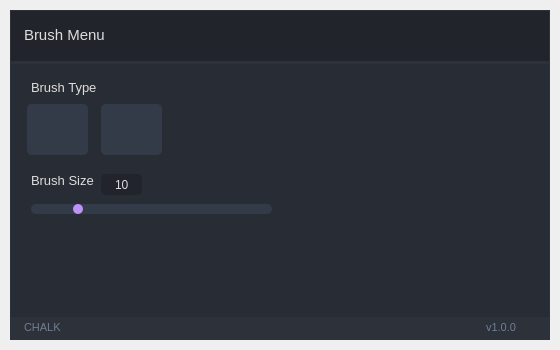
<?xml version="1.0" encoding="UTF-8"?>
<ui version="4.0">
 <author>Wanderson M. Pimenta</author>
 <class>BrushMenu</class>
 <widget class="QMainWindow" name="BrushMenu">
  <property name="geometry">
   <rect>
    <x>0</x>
    <y>0</y>
    <width>560</width>
    <height>350</height>
   </rect>
  </property>
  <property name="minimumSize">
   <size>
    <width>300</width>
    <height>280</height>
   </size>
  </property>
  <property name="windowTitle">
   <string>MainWindow</string>
  </property>
  <widget class="QWidget" name="styleSheet">
   <property name="font">
    <font>
     <family>Segoe UI</family>
     <pointsize>10</pointsize>
     <italic>false</italic>
     <bold>false</bold>
    </font>
   </property>
   <property name="styleSheet">
    <string notr="true">/* /////////////////////////////////////////////////////////////////////////////////////////////////

SET APP STYLESHEET - FULL STYLES HERE
DARK THEME - DRACULA COLOR BASED

///////////////////////////////////////////////////////////////////////////////////////////////// */

QWidget{
	color: rgb(221, 221, 221);
	font: 10pt &quot;Segoe UI&quot;;
}

/* /////////////////////////////////////////////////////////////////////////////////////////////////
Tooltip */
QToolTip {
	color: #ffffff;
	background-color: rgba(33, 37, 43, 180);
	border: 1px solid rgb(44, 49, 58);
	background-image: none;
	background-position: left center;
    background-repeat: no-repeat;
	border: none;
	border-left: 2px solid rgb(255, 121, 198);
	text-align: left;
	padding-left: 8px;
	margin: 0px;
}

/* /////////////////////////////////////////////////////////////////////////////////////////////////
Bg App */
#bgApp {	
	background-color: rgb(40, 44, 52);
	border: 1px solid rgb(44, 49, 58);
}

/* /////////////////////////////////////////////////////////////////////////////////////////////////
Left Menu */
#leftMenuBg {	
	background-color: rgb(33, 37, 43);
}
#topLogo {
	background-color: rgb(33, 37, 43);
	background-image: url(:/images/images/images/PyDracula.png);
	background-position: centered;
	background-repeat: no-repeat;
}
#titleLeftApp { font: 63 12pt &quot;Segoe UI Semibold&quot;; }
#titleLeftDescription { font: 8pt &quot;Segoe UI&quot;; color: rgb(189, 147, 249); }

/* MENUS */
#topMenu .QPushButton {	
	background-position: left center;
    background-repeat: no-repeat;
	border: none;
	border-left: 22px solid transparent;
	background-color: transparent;
	text-align: left;
	padding-left: 44px;
}
#topMenu .QPushButton:hover {
	background-color: rgb(40, 44, 52);
}
#topMenu .QPushButton:pressed {	
	background-color: rgb(189, 147, 249);
	color: rgb(255, 255, 255);
}
#bottomMenu .QPushButton {	
	background-position: left center;
    background-repeat: no-repeat;
	border: none;
	border-left: 20px solid transparent;
	background-color:transparent;
	text-align: left;
	padding-left: 44px;
}
#bottomMenu .QPushButton:hover {
	background-color: rgb(40, 44, 52);
}
#bottomMenu .QPushButton:pressed {	
	background-color: rgb(189, 147, 249);
	color: rgb(255, 255, 255);
}
#leftMenuFrame{
	border-top: 3px solid rgb(44, 49, 58);
}

/* Toggle Button */
#toggleButton {
	background-position: left center;
    background-repeat: no-repeat;
	border: none;
	border-left: 20px solid transparent;
	background-color: rgb(37, 41, 48);
	text-align: left;
	padding-left: 44px;
	color: rgb(113, 126, 149);
}
#toggleButton:hover {
	background-color: rgb(40, 44, 52);
}
#toggleButton:pressed {
	background-color: rgb(189, 147, 249);
}

/* Title Menu */
#titleRightInfo { padding-left: 10px; }


/* /////////////////////////////////////////////////////////////////////////////////////////////////
Extra Tab */
#extraLeftBox {	
	background-color: rgb(44, 49, 58);
}
#extraTopBg{	
	background-color: rgb(189, 147, 249)
}

/* Icon */
#extraIcon {
	background-position: center;
	background-repeat: no-repeat;
	background-image: url(:/icons/images/icons/icon_settings.png);
}

/* Label */
#extraLabel { color: rgb(255, 255, 255); }

/* Btn Close */
#extraCloseColumnBtn { background-color: rgba(255, 255, 255, 0); border: none;  border-radius: 5px; }
#extraCloseColumnBtn:hover { background-color: rgb(196, 161, 249); border-style: solid; border-radius: 4px; }
#extraCloseColumnBtn:pressed { background-color: rgb(180, 141, 238); border-style: solid; border-radius: 4px; }

/* Extra Content */
#extraContent{
	border-top: 3px solid rgb(40, 44, 52);
}

/* Extra Top Menus */
#extraTopMenu .QPushButton {
background-position: left center;
    background-repeat: no-repeat;
	border: none;
	border-left: 22px solid transparent;
	background-color:transparent;
	text-align: left;
	padding-left: 44px;
}
#extraTopMenu .QPushButton:hover {
	background-color: rgb(40, 44, 52);
}
#extraTopMenu .QPushButton:pressed {	
	background-color: rgb(189, 147, 249);
	color: rgb(255, 255, 255);
}

/* /////////////////////////////////////////////////////////////////////////////////////////////////
Content App */
#contentTopBg{	
	background-color: rgb(33, 37, 43);
}
#contentBottom{
	border-top: 3px solid rgb(44, 49, 58);
}

/* Top Buttons */
#rightButtons .QPushButton { background-color: rgba(255, 255, 255, 0); border: none;  border-radius: 5px; }
#rightButtons .QPushButton:hover { background-color: rgb(44, 49, 57); border-style: solid; border-radius: 4px; }
#rightButtons .QPushButton:pressed { background-color: rgb(23, 26, 30); border-style: solid; border-radius: 4px; }

/* Theme Settings */
#extraRightBox { background-color: rgb(44, 49, 58); }
#themeSettingsTopDetail { background-color: rgb(189, 147, 249); }

/* Bottom Bar */
#bottomBar { background-color: rgb(44, 49, 58); }
#bottomBar QLabel { font-size: 11px; color: rgb(113, 126, 149); padding-left: 10px; padding-right: 10px; padding-bottom: 2px; }

/* CONTENT SETTINGS */
/* MENUS */
#contentSettings .QPushButton {	
	background-position: left center;
    background-repeat: no-repeat;
	border: none;
	border-left: 22px solid transparent;
	background-color:transparent;
	text-align: left;
	padding-left: 44px;
}
#contentSettings .QPushButton:hover {
	background-color: rgb(40, 44, 52);
}
#contentSettings .QPushButton:pressed {	
	background-color: rgb(189, 147, 249);
	color: rgb(255, 255, 255);
}

/* /////////////////////////////////////////////////////////////////////////////////////////////////
QTableWidget */
QTableWidget {	
	background-color: transparent;
	padding: 10px;
	border-radius: 5px;
	gridline-color: rgb(44, 49, 58);
	border-bottom: 1px solid rgb(44, 49, 60);
}
QTableWidget::item{
	border-color: rgb(44, 49, 60);
	padding-left: 5px;
	padding-right: 5px;
	gridline-color: rgb(44, 49, 60);
}
QTableWidget::item:selected{
	background-color: rgb(189, 147, 249);
}
QHeaderView::section{
	background-color: rgb(33, 37, 43);
	max-width: 30px;
	border: 1px solid rgb(44, 49, 58);
	border-style: none;
    border-bottom: 1px solid rgb(44, 49, 60);
    border-right: 1px solid rgb(44, 49, 60);
}
QTableWidget::horizontalHeader {	
	background-color: rgb(33, 37, 43);
}
QHeaderView::section:horizontal
{
    border: 1px solid rgb(33, 37, 43);
	background-color: rgb(33, 37, 43);
	padding: 3px;
	border-top-left-radius: 7px;
    border-top-right-radius: 7px;
}
QHeaderView::section:vertical
{
    border: 1px solid rgb(44, 49, 60);
}

/* /////////////////////////////////////////////////////////////////////////////////////////////////
LineEdit */
QLineEdit {
	background-color: rgb(33, 37, 43);
	border-radius: 5px;
	border: 2px solid rgb(33, 37, 43);
	padding-left: 10px;
	selection-color: rgb(255, 255, 255);
	selection-background-color: rgb(255, 121, 198);
}
QLineEdit:hover {
	border: 2px solid rgb(64, 71, 88);
}
QLineEdit:focus {
	border: 2px solid rgb(91, 101, 124);
}

/* /////////////////////////////////////////////////////////////////////////////////////////////////
PlainTextEdit */
QPlainTextEdit {
	background-color: rgb(27, 29, 35);
	border-radius: 5px;
	padding: 10px;
	selection-color: rgb(255, 255, 255);
	selection-background-color: rgb(255, 121, 198);
}
QPlainTextEdit  QScrollBar:vertical {
    width: 8px;
 }
QPlainTextEdit  QScrollBar:horizontal {
    height: 8px;
 }
QPlainTextEdit:hover {
	border: 2px solid rgb(64, 71, 88);
}
QPlainTextEdit:focus {
	border: 2px solid rgb(91, 101, 124);
}

/* /////////////////////////////////////////////////////////////////////////////////////////////////
ScrollBars */
QScrollBar:horizontal {
    border: none;
    background: rgb(52, 59, 72);
    height: 8px;
    margin: 0px 21px 0 21px;
	border-radius: 0px;
}
QScrollBar::handle:horizontal {
    background: rgb(189, 147, 249);
    min-width: 25px;
	border-radius: 4px
}
QScrollBar::add-line:horizontal {
    border: none;
    background: rgb(55, 63, 77);
    width: 20px;
	border-top-right-radius: 4px;
    border-bottom-right-radius: 4px;
    subcontrol-position: right;
    subcontrol-origin: margin;
}
QScrollBar::sub-line:horizontal {
    border: none;
    background: rgb(55, 63, 77);
    width: 20px;
	border-top-left-radius: 4px;
    border-bottom-left-radius: 4px;
    subcontrol-position: left;
    subcontrol-origin: margin;
}
QScrollBar::up-arrow:horizontal, QScrollBar::down-arrow:horizontal
{
     background: none;
}
QScrollBar::add-page:horizontal, QScrollBar::sub-page:horizontal
{
     background: none;
}
 QScrollBar:vertical {
	border: none;
    background: rgb(52, 59, 72);
    width: 8px;
    margin: 21px 0 21px 0;
	border-radius: 0px;
 }
 QScrollBar::handle:vertical {	
	background: rgb(189, 147, 249);
    min-height: 25px;
	border-radius: 4px
 }
 QScrollBar::add-line:vertical {
     border: none;
    background: rgb(55, 63, 77);
     height: 20px;
	border-bottom-left-radius: 4px;
    border-bottom-right-radius: 4px;
     subcontrol-position: bottom;
     subcontrol-origin: margin;
 }
 QScrollBar::sub-line:vertical {
	border: none;
    background: rgb(55, 63, 77);
     height: 20px;
	border-top-left-radius: 4px;
    border-top-right-radius: 4px;
     subcontrol-position: top;
     subcontrol-origin: margin;
 }
 QScrollBar::up-arrow:vertical, QScrollBar::down-arrow:vertical {
     background: none;
 }

 QScrollBar::add-page:vertical, QScrollBar::sub-page:vertical {
     background: none;
 }

/* /////////////////////////////////////////////////////////////////////////////////////////////////
CheckBox */
QCheckBox::indicator {
    border: 3px solid rgb(52, 59, 72);
	width: 15px;
	height: 15px;
	border-radius: 10px;
    background: rgb(44, 49, 60);
}
QCheckBox::indicator:hover {
    border: 3px solid rgb(58, 66, 81);
}
QCheckBox::indicator:checked {
    background: 3px solid rgb(52, 59, 72);
	border: 3px solid rgb(52, 59, 72);	
	background-image: url(:/icons/images/icons/cil-check-alt.png);
}

/* /////////////////////////////////////////////////////////////////////////////////////////////////
RadioButton */
QRadioButton::indicator {
    border: 3px solid rgb(52, 59, 72);
	width: 15px;
	height: 15px;
	border-radius: 10px;
    background: rgb(44, 49, 60);
}
QRadioButton::indicator:hover {
    border: 3px solid rgb(58, 66, 81);
}
QRadioButton::indicator:checked {
    background: 3px solid rgb(94, 106, 130);
	border: 3px solid rgb(52, 59, 72);	
}

/* /////////////////////////////////////////////////////////////////////////////////////////////////
ComboBox */
QComboBox{
	background-color: rgb(27, 29, 35);
	border-radius: 5px;
	border: 2px solid rgb(33, 37, 43);
	padding: 5px;
	padding-left: 10px;
}
QComboBox:hover{
	border: 2px solid rgb(64, 71, 88);
}
QComboBox::drop-down {
	subcontrol-origin: padding;
	subcontrol-position: top right;
	width: 25px; 
	border-left-width: 3px;
	border-left-color: rgba(39, 44, 54, 150);
	border-left-style: solid;
	border-top-right-radius: 3px;
	border-bottom-right-radius: 3px;	
	background-image: url(:/icons/images/icons/cil-arrow-bottom.png);
	background-position: center;
	background-repeat: no-reperat;
 }
QComboBox QAbstractItemView {
	color: rgb(255, 121, 198);	
	background-color: rgb(33, 37, 43);
	padding: 10px;
	selection-background-color: rgb(39, 44, 54);
}

/* /////////////////////////////////////////////////////////////////////////////////////////////////
Sliders */
QSlider::groove:horizontal {
    border-radius: 5px;
    height: 10px;
	margin: 0px;
	background-color: rgb(52, 59, 72);
}
QSlider::groove:horizontal:hover {
	background-color: rgb(55, 62, 76);
}
QSlider::handle:horizontal {
    background-color: rgb(189, 147, 249);
    border: none;
    height: 10px;
    width: 10px;
    margin: 0px;
	border-radius: 5px;
}
QSlider::handle:horizontal:hover {
    background-color: rgb(195, 155, 255);
}
QSlider::handle:horizontal:pressed {
    background-color: rgb(255, 121, 198);
}

QSlider::groove:vertical {
    border-radius: 5px;
    width: 10px;
    margin: 0px;
	background-color: rgb(52, 59, 72);
}
QSlider::groove:vertical:hover {
	background-color: rgb(55, 62, 76);
}
QSlider::handle:vertical {
    background-color: rgb(189, 147, 249);
	border: none;
    height: 10px;
    width: 10px;
    margin: 0px;
	border-radius: 5px;
}
QSlider::handle:vertical:hover {
    background-color: rgb(195, 155, 255);
}
QSlider::handle:vertical:pressed {
    background-color: rgb(255, 121, 198);
}

/* /////////////////////////////////////////////////////////////////////////////////////////////////
CommandLinkButton */
QCommandLinkButton {	
	color: rgb(255, 121, 198);
	border-radius: 5px;
	padding: 5px;
	color: rgb(255, 170, 255);
}
QCommandLinkButton:hover {	
	color: rgb(255, 170, 255);
	background-color: rgb(44, 49, 60);
}
QCommandLinkButton:pressed {	
	color: rgb(189, 147, 249);
	background-color: rgb(52, 58, 71);
}

/* /////////////////////////////////////////////////////////////////////////////////////////////////
Button */
#pagesContainer QPushButton {
	border: 2px solid rgb(52, 59, 72);
	border-radius: 5px;	
	background-color: rgb(52, 59, 72);
}
#pagesContainer QPushButton:hover {
	background-color: rgb(57, 65, 80);
	border: 2px solid rgb(61, 70, 86);
}
#pagesContainer QPushButton:pressed {	
	background-color: rgb(35, 40, 49);
	border: 2px solid rgb(43, 50, 61);
}

</string>
   </property>
   <layout class="QVBoxLayout" name="appMargins">
    <property name="spacing">
     <number>0</number>
    </property>
    <property name="leftMargin">
     <number>10</number>
    </property>
    <property name="topMargin">
     <number>10</number>
    </property>
    <property name="rightMargin">
     <number>10</number>
    </property>
    <property name="bottomMargin">
     <number>10</number>
    </property>
    <item>
     <widget class="QFrame" name="bgApp">
      <property name="enabled">
       <bool>true</bool>
      </property>
      <property name="styleSheet">
       <string notr="true"/>
      </property>
      <property name="frameShape">
       <enum>QFrame::NoFrame</enum>
      </property>
      <property name="frameShadow">
       <enum>QFrame::Raised</enum>
      </property>
      <layout class="QHBoxLayout" name="horizontalLayout_6">
       <property name="spacing">
        <number>0</number>
       </property>
       <property name="leftMargin">
        <number>0</number>
       </property>
       <property name="topMargin">
        <number>0</number>
       </property>
       <property name="rightMargin">
        <number>0</number>
       </property>
       <property name="bottomMargin">
        <number>0</number>
       </property>
       <item>
        <widget class="QFrame" name="contentBox">
         <property name="frameShape">
          <enum>QFrame::NoFrame</enum>
         </property>
         <property name="frameShadow">
          <enum>QFrame::Raised</enum>
         </property>
         <layout class="QVBoxLayout" name="verticalLayout_2">
          <property name="spacing">
           <number>0</number>
          </property>
          <property name="leftMargin">
           <number>0</number>
          </property>
          <property name="topMargin">
           <number>0</number>
          </property>
          <property name="rightMargin">
           <number>0</number>
          </property>
          <property name="bottomMargin">
           <number>0</number>
          </property>
          <item>
           <widget class="QFrame" name="contentTopBg">
            <property name="minimumSize">
             <size>
              <width>0</width>
              <height>50</height>
             </size>
            </property>
            <property name="maximumSize">
             <size>
              <width>16777215</width>
              <height>50</height>
             </size>
            </property>
            <property name="frameShape">
             <enum>QFrame::NoFrame</enum>
            </property>
            <property name="frameShadow">
             <enum>QFrame::Raised</enum>
            </property>
            <layout class="QHBoxLayout" name="horizontalLayout">
             <property name="spacing">
              <number>0</number>
             </property>
             <property name="leftMargin">
              <number>0</number>
             </property>
             <property name="topMargin">
              <number>0</number>
             </property>
             <property name="rightMargin">
              <number>10</number>
             </property>
             <property name="bottomMargin">
              <number>0</number>
             </property>
             <item>
              <widget class="QFrame" name="leftBox">
               <property name="sizePolicy">
                <sizepolicy hsizetype="Expanding" vsizetype="Preferred">
                 <horstretch>0</horstretch>
                 <verstretch>0</verstretch>
                </sizepolicy>
               </property>
               <property name="frameShape">
                <enum>QFrame::NoFrame</enum>
               </property>
               <property name="frameShadow">
                <enum>QFrame::Raised</enum>
               </property>
               <layout class="QHBoxLayout" name="horizontalLayout_3">
                <property name="spacing">
                 <number>0</number>
                </property>
                <property name="leftMargin">
                 <number>0</number>
                </property>
                <property name="topMargin">
                 <number>0</number>
                </property>
                <property name="rightMargin">
                 <number>0</number>
                </property>
                <property name="bottomMargin">
                 <number>0</number>
                </property>
                <item>
                 <widget class="QLabel" name="titleRightInfo">
                  <property name="sizePolicy">
                   <sizepolicy hsizetype="Preferred" vsizetype="Expanding">
                    <horstretch>0</horstretch>
                    <verstretch>0</verstretch>
                   </sizepolicy>
                  </property>
                  <property name="maximumSize">
                   <size>
                    <width>16777215</width>
                    <height>45</height>
                   </size>
                  </property>
                  <property name="font">
                   <font>
                    <family>Segoe UI</family>
                    <pointsize>10</pointsize>
                    <italic>false</italic>
                    <bold>false</bold>
                   </font>
                  </property>
                  <property name="text">
                   <string>&lt;html&gt;&lt;head/&gt;&lt;body&gt;&lt;p&gt;&lt;span style=&quot; font-size:11pt;&quot;&gt;Brush Menu&lt;/span&gt;&lt;/p&gt;&lt;/body&gt;&lt;/html&gt;</string>
                  </property>
                  <property name="alignment">
                   <set>Qt::AlignLeading|Qt::AlignLeft|Qt::AlignVCenter</set>
                  </property>
                 </widget>
                </item>
               </layout>
              </widget>
             </item>
             <item alignment="Qt::AlignRight">
              <widget class="QFrame" name="rightButtons">
               <property name="minimumSize">
                <size>
                 <width>0</width>
                 <height>28</height>
                </size>
               </property>
               <property name="frameShape">
                <enum>QFrame::NoFrame</enum>
               </property>
               <property name="frameShadow">
                <enum>QFrame::Raised</enum>
               </property>
               <layout class="QHBoxLayout" name="horizontalLayout_2">
                <property name="spacing">
                 <number>5</number>
                </property>
                <property name="leftMargin">
                 <number>0</number>
                </property>
                <property name="topMargin">
                 <number>0</number>
                </property>
                <property name="rightMargin">
                 <number>0</number>
                </property>
                <property name="bottomMargin">
                 <number>0</number>
                </property>
                <item>
                 <widget class="QPushButton" name="minimizeAppBtn">
                  <property name="minimumSize">
                   <size>
                    <width>28</width>
                    <height>28</height>
                   </size>
                  </property>
                  <property name="maximumSize">
                   <size>
                    <width>28</width>
                    <height>28</height>
                   </size>
                  </property>
                  <property name="cursor">
                   <cursorShape>PointingHandCursor</cursorShape>
                  </property>
                  <property name="toolTip">
                   <string>Minimize</string>
                  </property>
                  <property name="text">
                   <string/>
                  </property>
                  <property name="icon">
                   <iconset resource="../resources.qrc">
                    <normaloff>:/icons/images/icons/icon_minimize.png</normaloff>:/icons/images/icons/icon_minimize.png</iconset>
                  </property>
                  <property name="iconSize">
                   <size>
                    <width>20</width>
                    <height>20</height>
                   </size>
                  </property>
                 </widget>
                </item>
                <item>
                 <widget class="QPushButton" name="maximizeRestoreAppBtn">
                  <property name="minimumSize">
                   <size>
                    <width>28</width>
                    <height>28</height>
                   </size>
                  </property>
                  <property name="maximumSize">
                   <size>
                    <width>28</width>
                    <height>28</height>
                   </size>
                  </property>
                  <property name="font">
                   <font>
                    <family>Segoe UI</family>
                    <pointsize>10</pointsize>
                    <italic>false</italic>
                    <bold>false</bold>
                    <stylestrategy>PreferDefault</stylestrategy>
                   </font>
                  </property>
                  <property name="cursor">
                   <cursorShape>PointingHandCursor</cursorShape>
                  </property>
                  <property name="toolTip">
                   <string>Maximize</string>
                  </property>
                  <property name="styleSheet">
                   <string notr="true"/>
                  </property>
                  <property name="text">
                   <string/>
                  </property>
                  <property name="icon">
                   <iconset resource="../resources.qrc">
                    <normaloff>:/icons/images/icons/icon_maximize.png</normaloff>:/icons/images/icons/icon_maximize.png</iconset>
                  </property>
                  <property name="iconSize">
                   <size>
                    <width>20</width>
                    <height>20</height>
                   </size>
                  </property>
                 </widget>
                </item>
                <item>
                 <widget class="QPushButton" name="closeAppBtn">
                  <property name="minimumSize">
                   <size>
                    <width>28</width>
                    <height>28</height>
                   </size>
                  </property>
                  <property name="maximumSize">
                   <size>
                    <width>28</width>
                    <height>28</height>
                   </size>
                  </property>
                  <property name="cursor">
                   <cursorShape>PointingHandCursor</cursorShape>
                  </property>
                  <property name="toolTip">
                   <string>Close</string>
                  </property>
                  <property name="text">
                   <string/>
                  </property>
                  <property name="icon">
                   <iconset resource="../resources.qrc">
                    <normaloff>:/icons/images/icons/icon_close.png</normaloff>:/icons/images/icons/icon_close.png</iconset>
                  </property>
                  <property name="iconSize">
                   <size>
                    <width>20</width>
                    <height>20</height>
                   </size>
                  </property>
                 </widget>
                </item>
               </layout>
              </widget>
             </item>
            </layout>
           </widget>
          </item>
          <item>
           <widget class="QFrame" name="contentBottom">
            <property name="frameShape">
             <enum>QFrame::NoFrame</enum>
            </property>
            <property name="frameShadow">
             <enum>QFrame::Raised</enum>
            </property>
            <layout class="QVBoxLayout" name="verticalLayout_6">
             <property name="spacing">
              <number>0</number>
             </property>
             <property name="leftMargin">
              <number>0</number>
             </property>
             <property name="topMargin">
              <number>0</number>
             </property>
             <property name="rightMargin">
              <number>0</number>
             </property>
             <property name="bottomMargin">
              <number>0</number>
             </property>
             <item>
              <widget class="QFrame" name="content">
               <property name="frameShape">
                <enum>QFrame::NoFrame</enum>
               </property>
               <property name="frameShadow">
                <enum>QFrame::Raised</enum>
               </property>
               <layout class="QHBoxLayout" name="horizontalLayout_4">
                <property name="spacing">
                 <number>0</number>
                </property>
                <property name="leftMargin">
                 <number>0</number>
                </property>
                <property name="topMargin">
                 <number>0</number>
                </property>
                <property name="rightMargin">
                 <number>0</number>
                </property>
                <property name="bottomMargin">
                 <number>0</number>
                </property>
                <item>
                 <widget class="QFrame" name="pagesContainer">
                  <property name="styleSheet">
                   <string notr="true"/>
                  </property>
                  <property name="frameShape">
                   <enum>QFrame::NoFrame</enum>
                  </property>
                  <property name="frameShadow">
                   <enum>QFrame::Raised</enum>
                  </property>
                  <widget class="QPushButton" name="circularBrush">
                   <property name="geometry">
                    <rect>
                     <x>16</x>
                     <y>40</y>
                     <width>61</width>
                     <height>51</height>
                    </rect>
                   </property>
                   <property name="text">
                    <string/>
                   </property>
                   <property name="icon">
                    <iconset resource="../resources.qrc">
                     <normaloff>:/icons/images/icons/icon_circle-white.png</normaloff>:/icons/images/icons/icon_circle-white.png</iconset>
                   </property>
                   <property name="iconSize">
                    <size>
                     <width>28</width>
                     <height>28</height>
                    </size>
                   </property>
                  </widget>
                  <widget class="QLabel" name="labelBoxBlenderInstalation">
                   <property name="geometry">
                    <rect>
                     <x>20</x>
                     <y>15</y>
                     <width>81</width>
                     <height>17</height>
                    </rect>
                   </property>
                   <property name="font">
                    <font>
                     <family>Segoe UI</family>
                     <pointsize>10</pointsize>
                     <italic>false</italic>
                     <bold>false</bold>
                    </font>
                   </property>
                   <property name="styleSheet">
                    <string notr="true"/>
                   </property>
                   <property name="text">
                    <string>Brush Type</string>
                   </property>
                  </widget>
                  <widget class="QPushButton" name="rectangulaBrush">
                   <property name="geometry">
                    <rect>
                     <x>90</x>
                     <y>40</y>
                     <width>61</width>
                     <height>51</height>
                    </rect>
                   </property>
                   <property name="text">
                    <string/>
                   </property>
                   <property name="icon">
                    <iconset resource="../resources.qrc">
                     <normaloff>:/icons/images/icons/icon_rectangle-white.png</normaloff>:/icons/images/icons/icon_rectangle-white.png</iconset>
                   </property>
                   <property name="iconSize">
                    <size>
                     <width>28</width>
                     <height>28</height>
                    </size>
                   </property>
                  </widget>
                  <widget class="QLabel" name="labelBoxBlenderInstalation_2">
                   <property name="geometry">
                    <rect>
                     <x>20</x>
                     <y>106</y>
                     <width>81</width>
                     <height>21</height>
                    </rect>
                   </property>
                   <property name="font">
                    <font>
                     <family>Segoe UI</family>
                     <pointsize>10</pointsize>
                     <italic>false</italic>
                     <bold>false</bold>
                    </font>
                   </property>
                   <property name="styleSheet">
                    <string notr="true"/>
                   </property>
                   <property name="text">
                    <string>Brush Size</string>
                   </property>
                  </widget>
                  <widget class="QSlider" name="brushSizeSlider">
                   <property name="geometry">
                    <rect>
                     <x>20</x>
                     <y>130</y>
                     <width>241</width>
                     <height>31</height>
                    </rect>
                   </property>
                   <property name="minimum">
                    <number>1</number>
                   </property>
                   <property name="maximum">
                    <number>50</number>
                   </property>
                   <property name="value">
                    <number>10</number>
                   </property>
                   <property name="orientation">
                    <enum>Qt::Horizontal</enum>
                   </property>
                  </widget>
                  <widget class="QLineEdit" name="brushSizeText">
                   <property name="geometry">
                    <rect>
                     <x>90</x>
                     <y>110</y>
                     <width>41</width>
                     <height>21</height>
                    </rect>
                   </property>
                   <property name="minimumSize">
                    <size>
                     <width>0</width>
                     <height>15</height>
                    </size>
                   </property>
                   <property name="styleSheet">
                    <string notr="true">background-color: rgb(33, 37, 43);</string>
                   </property>
                   <property name="text">
                    <string>10</string>
                   </property>
                   <property name="readOnly">
                    <bool>true</bool>
                   </property>
                   <property name="placeholderText">
                    <string>Type here</string>
                   </property>
                  </widget>
                 </widget>
                </item>
               </layout>
              </widget>
             </item>
             <item>
              <widget class="QFrame" name="bottomBar">
               <property name="minimumSize">
                <size>
                 <width>0</width>
                 <height>22</height>
                </size>
               </property>
               <property name="maximumSize">
                <size>
                 <width>16777215</width>
                 <height>22</height>
                </size>
               </property>
               <property name="frameShape">
                <enum>QFrame::NoFrame</enum>
               </property>
               <property name="frameShadow">
                <enum>QFrame::Raised</enum>
               </property>
               <layout class="QHBoxLayout" name="horizontalLayout_5">
                <property name="spacing">
                 <number>0</number>
                </property>
                <property name="leftMargin">
                 <number>0</number>
                </property>
                <property name="topMargin">
                 <number>0</number>
                </property>
                <property name="rightMargin">
                 <number>0</number>
                </property>
                <property name="bottomMargin">
                 <number>0</number>
                </property>
                <item>
                 <widget class="QLabel" name="creditsLabel">
                  <property name="maximumSize">
                   <size>
                    <width>16777215</width>
                    <height>16</height>
                   </size>
                  </property>
                  <property name="font">
                   <font>
                    <family>Segoe UI</family>
                    <pointsize>-1</pointsize>
                    <italic>false</italic>
                    <bold>false</bold>
                   </font>
                  </property>
                  <property name="text">
                   <string>CHALK</string>
                  </property>
                  <property name="alignment">
                   <set>Qt::AlignLeading|Qt::AlignLeft|Qt::AlignVCenter</set>
                  </property>
                 </widget>
                </item>
                <item>
                 <widget class="QLabel" name="version">
                  <property name="text">
                   <string>v1.0.0</string>
                  </property>
                  <property name="alignment">
                   <set>Qt::AlignRight|Qt::AlignTrailing|Qt::AlignVCenter</set>
                  </property>
                 </widget>
                </item>
                <item>
                 <widget class="QFrame" name="frame_size_grip">
                  <property name="minimumSize">
                   <size>
                    <width>20</width>
                    <height>0</height>
                   </size>
                  </property>
                  <property name="maximumSize">
                   <size>
                    <width>20</width>
                    <height>16777215</height>
                   </size>
                  </property>
                  <property name="frameShape">
                   <enum>QFrame::NoFrame</enum>
                  </property>
                  <property name="frameShadow">
                   <enum>QFrame::Raised</enum>
                  </property>
                 </widget>
                </item>
               </layout>
              </widget>
             </item>
            </layout>
           </widget>
          </item>
         </layout>
        </widget>
       </item>
      </layout>
     </widget>
    </item>
   </layout>
  </widget>
 </widget>
 <resources>
  <include location="../resources.qrc"/>
 </resources>
 <connections/>
</ui>
